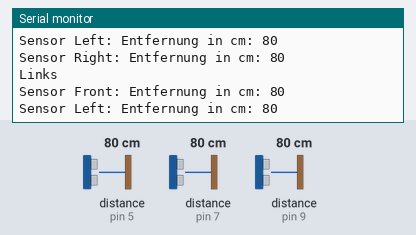
The sketch below on a simulated Arduino Uno, built with avr-gcc and run on an emulated ATmega328P. Parts: the last lines printed to the serial monitor. The inputs (shaded band) are chosen by the test bench; at power-on: distance to the obstacle (sensors on pin 5, pin 7, pin 9) 80 cm. The echo pulse lasts 58.3 µs per cm.

Above: at 1.4 s.
1.5 s: distance to the obstacle (sensor on pin 5) set to 2 cm
At 1.72 s:
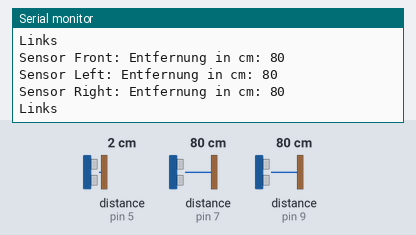
4.0 s: distance to the obstacle (sensor on pin 7) set to 120 cm
At 4.84 s:
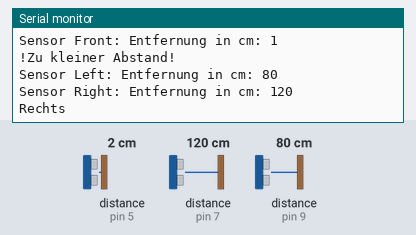
6.6 s: distance to the obstacle (sensor on pin 9) set to 2 cm
At 7.34 s:
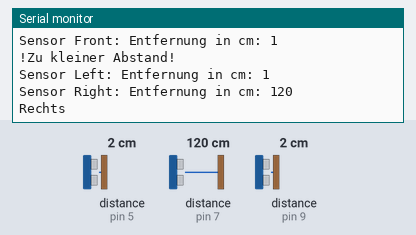
8.1 s: distance to the obstacle (sensor on pin 5) set to 120 cm
At 10.12 s:
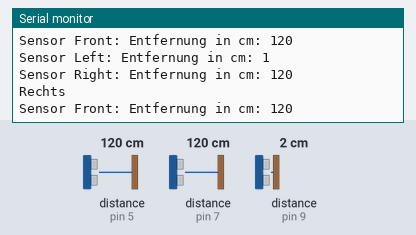
11.4 s: distance to the obstacle (sensor on pin 7) set to 2 cm
At 12.35 s:
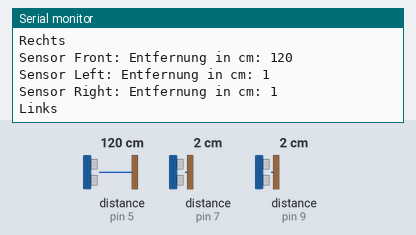
12.9 s: distance to the obstacle (sensor on pin 5) set to 4 cm
Timing chart, 0 to 15.9 s (numbered marks = the images above; inputs shaded):
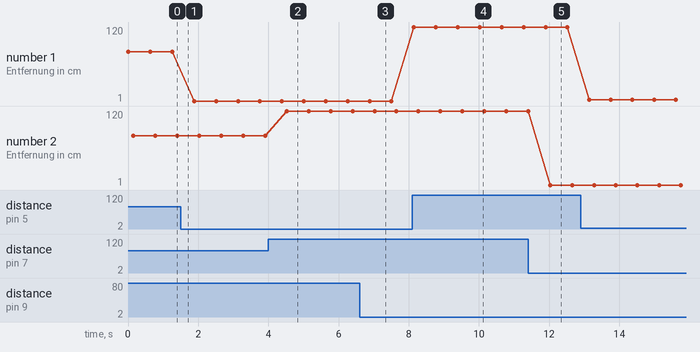

Measured:
- after the input at 4.0 s, the serial monitor: prints a new line after 0.53 s (image 2)
- after the input at 6.6 s, the serial monitor: prints a new line after 0.39 s (image 3)
- after the input at 8.1 s, the serial monitor: prints a new line at once (image 4)
- after the input at 11.4 s, the serial monitor: prints a new line after 0.64 s (image 5)
- plotted number 1: 80 → 1 after the input at 1.5 s, 120 → 3 after the input at 12.9 s
- plotted number 2: 80 → 120 after the input at 4.0 s

The sketch:

ultraschall-sensor.ino
```cpp
// Pins für Sender
const int senden_left = 8;
const int senden_right = 6;
const int senden_front = 4;

// Pins für Empfänger
const int echo_left = 9;
const int echo_right = 7;
const int echo_front = 5;

// Entfernungen
long Entfernung_left = 0;
long Entfernung_right = 0;
long Entfernung_front = 0;

// Zeiten
long Zeit_left = 0;
long Zeit_right = 0;
long Zeit_front = 0;

void setup()
{
  // Initialisiere die Pins für die Sender und Empfänger
  pinMode(senden_left, OUTPUT);
  pinMode(echo_left, INPUT);

  pinMode(senden_right, OUTPUT);
  pinMode(echo_right, INPUT);

  pinMode(senden_front, OUTPUT);
  pinMode(echo_front, INPUT);

  // Seriellen Monitor starten
  Serial.begin(9600);
}

void loop()
{
  // Front Sensor
  digitalWrite(senden_front, LOW);
  delay(2); // Kurze Verzögerung um Störungen zu vermeiden
  digitalWrite(senden_front, HIGH);
  delayMicroseconds(10);
  digitalWrite(senden_front, LOW);

  // Zeit messen, bis das Signal zurückkommt
  Zeit_front = pulseIn(echo_front, HIGH);
  Entfernung_front = (Zeit_front / 2) * 0.03432;

  // Ausgabe der Entfernungsdaten
  Serial.print("Sensor Front: ");
  if (Entfernung_front > 0)
  {
    Serial.print("Entfernung in cm: ");
    Serial.println(Entfernung_front);
  }
  else
  {
    Serial.println("Keine gültige Messung");
  }

  // Abstandwarnung
  if (Entfernung_front > 0 && Entfernung_front < 30)
  {
    Serial.println("!Zu kleiner Abstand!");
  }

  // Kurze Verzögerung
  delay(100);

  // Left Sensor
  digitalWrite(senden_left, LOW);
  delay(2);
  digitalWrite(senden_left, HIGH);
  delayMicroseconds(10);
  digitalWrite(senden_left, LOW);

  Zeit_left = pulseIn(echo_left, HIGH);
  Entfernung_left = (Zeit_left / 2) * 0.03432;

  // Ausgabe der Entfernungsdaten
  Serial.print("Sensor Left: ");
  if (Entfernung_left > 0)
  {
    Serial.print("Entfernung in cm: ");
    Serial.println(Entfernung_left);
  }
  else
  {
    Serial.println("Keine gültige Messung");
  }

  // Right Sensor
  digitalWrite(senden_right, LOW);
  delay(2);
  digitalWrite(senden_right, HIGH);
  delayMicroseconds(10);
  digitalWrite(senden_right, LOW);

  Zeit_right = pulseIn(echo_right, HIGH);
  Entfernung_right = (Zeit_right / 2) * 0.03432;

  // Ausgabe der Entfernungsdaten
  Serial.print("Sensor Right: ");
  if (Entfernung_right > 0)
  {
    Serial.print("Entfernung in cm: ");
    Serial.println(Entfernung_right);
  }
  else
  {
    Serial.println("Keine gültige Messung");
  }

  // Vergleich der Entfernungen
  if (Entfernung_left > 0 && Entfernung_right > 0)
  {
    if (Entfernung_left < Entfernung_right)
    {

      Serial.println("Rechts");
    }
    else
    {
      Serial.println("Links");
    }
  }

  delay(500); // Kurze Verzögerung, um Störungen zu minimieren
}
```
